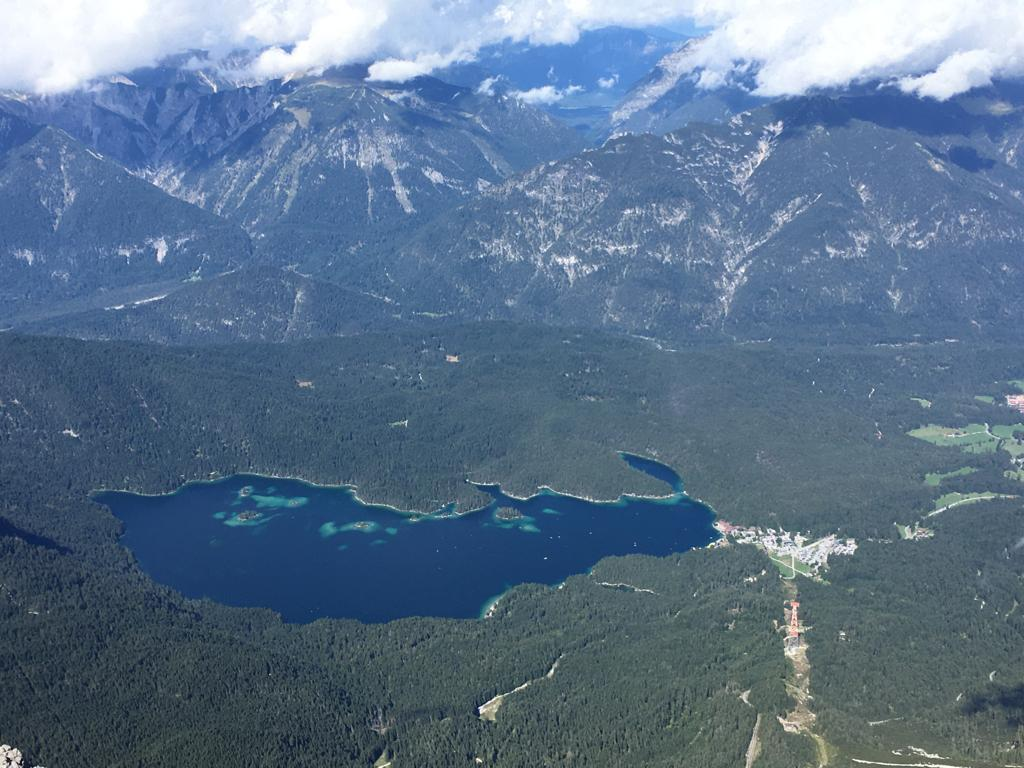
#> input picture imageProcessing/img/012 3.jpeg, 1024 x 768 px, found by its file name
$ python resizeImage.py
#> lines starting #> are read from the running program, lines starting #| are printed output that depends on the picture
# this script resizes the size of an image
import cv2

def calculate_size(scale_percentage, width, height):
    new_width = int(width * scale_percentage / 100)
    new_height = int(height * scale_percentage / 100)
    print("New Dimensions:", new_width, new_height)
    return (new_width, new_height)


def resize(img_path, scale_percentage, resized_path):
#> called with img_path = 'imageProcessing/img/012 3.jpeg', scale_percentage = 10, resized_path = 'resized-img1.jpeg'
    image = cv2.imread(img_path)
#> image is the input picture: shape (768, 1024, 3); mean B, G, R 139.8, 114.5, 90.9
    if image is None:
        print(f"Error: Unable to load image from {img_path}")
        return
    height, width = image.shape[:2]  # Extract height and width
#> height = 768; width = 1024
    new_dim = calculate_size(scale_percentage, width, height)
#| New Dimensions: 102 76
#> new_dim = (102, 76)
    resized_img = cv2.resize(image, new_dim)
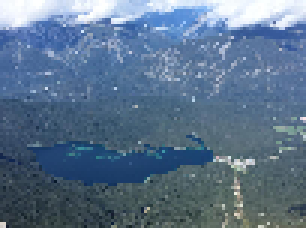
#> resized_img: shape (76, 102, 3) (shown 3 times larger); mean B, G, R 139.7, 114.4, 90.8
    cv2.imwrite(resized_path, resized_img)
    print(f"Resized image saved as {resized_path}")

# Test the function
resize('imageProcessing/img/012 3.jpeg', 10, 'resized-img1.jpeg')


# [16 lines of commented-out code are left out]


$ run again, with imageProcessing/img/012 2.jpeg copied over imageProcessing/img/012 3.jpeg
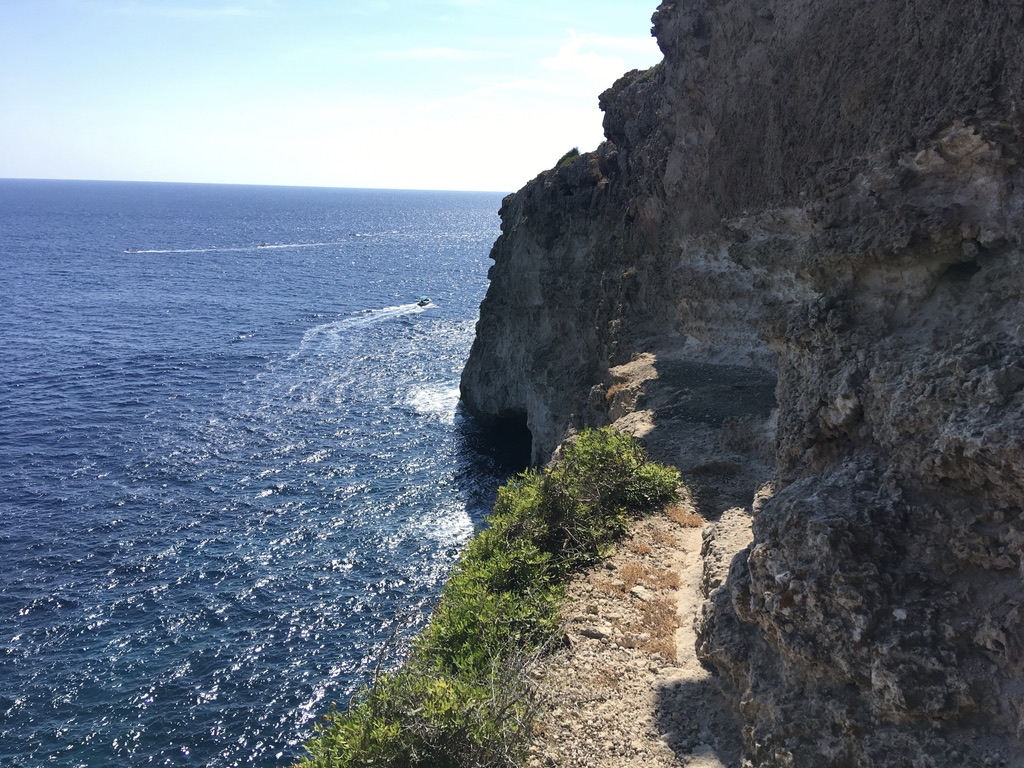
#> input picture imageProcessing/img/012 2.jpeg, 1024 x 768 px, found by its file name
#> in resize, image is the input picture: shape (768, 1024, 3); mean B, G, R 121.2, 109.8, 99.7
#| New Dimensions: 102 76
#> in resize, `resized_img = cv2.resize(image, new_dim)`:
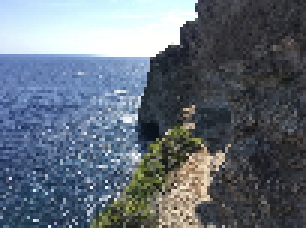
#> resized_img: shape (76, 102, 3) (shown 3 times larger); mean B, G, R 121.2, 109.8, 99.6

$ run again, with imageProcessing/img/012 4.jpeg copied over imageProcessing/img/012 3.jpeg
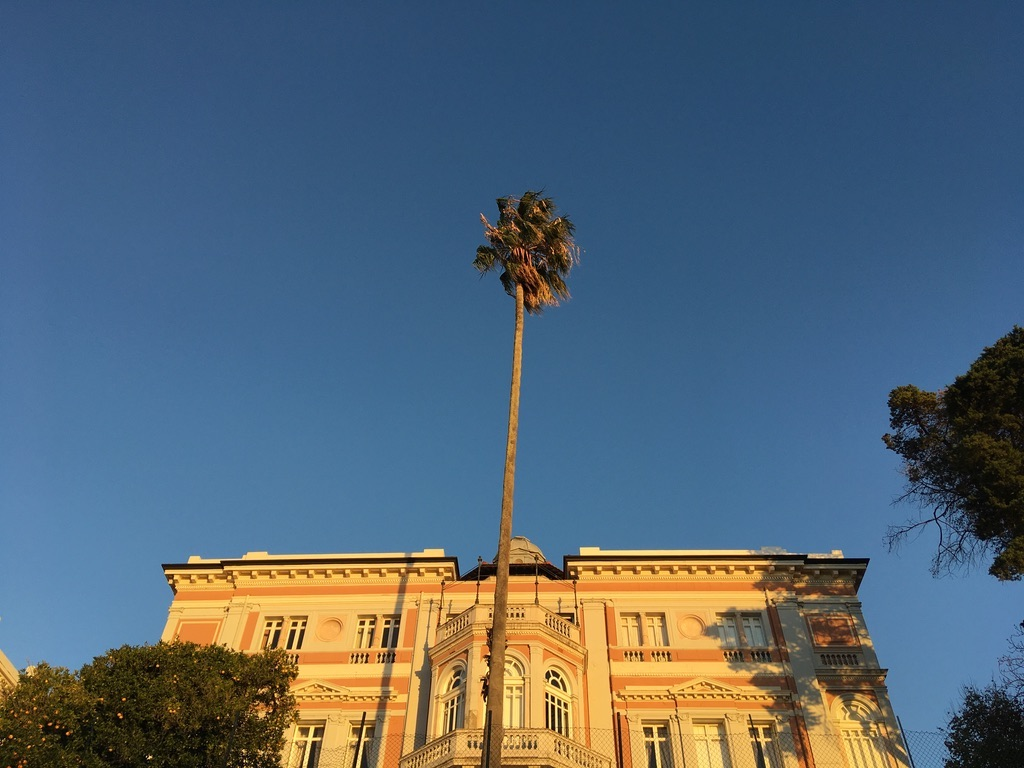
#> input picture imageProcessing/img/012 4.jpeg, 1024 x 768 px, found by its file name
#> in resize, image is the input picture: shape (768, 1024, 3); mean B, G, R 116.7, 101.8, 83.8
#| New Dimensions: 102 76
#> in resize, `resized_img = cv2.resize(image, new_dim)`:
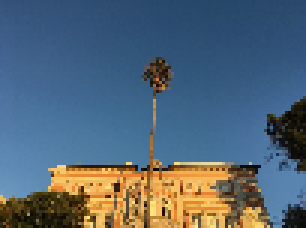
#> resized_img: shape (76, 102, 3) (shown 3 times larger); mean B, G, R 116.5, 101.4, 83.5
